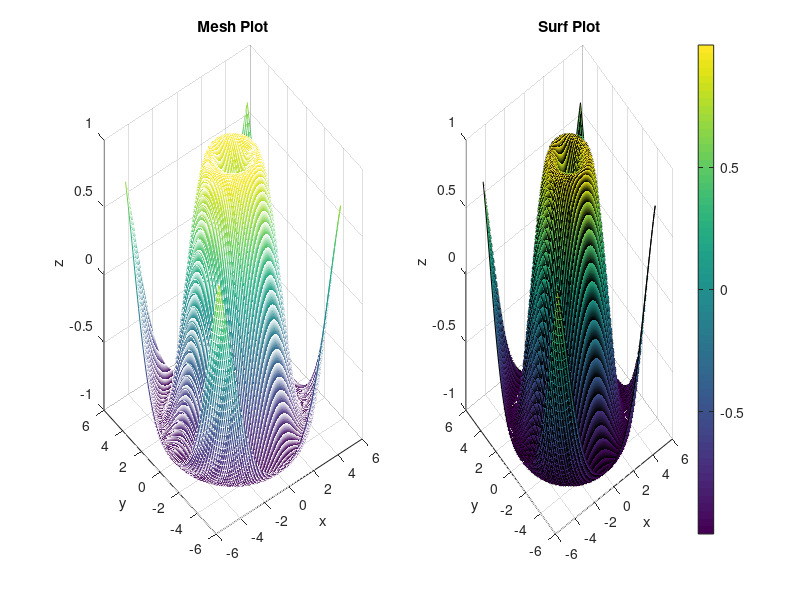

Reproduce this figure in MATLAB.
% Create a meshgrid for 𝑥, 𝑦 ∈ [−5,5].Plot 𝑧 = sin(√(x^2+^2))using both mesh and surf. Compare the difference in visualization.

[x,y] = meshgrid(-5:0.1:5);
z = sin(sqrt(x.^2 + y.^2));

subplot(1,2,1)
mesh(x,y,z)
title('Mesh Plot')
xlabel('x'); ylabel('y'); zlabel('z');

subplot(1,2,2)
surf(x,y,z)
title('Surf Plot')
xlabel('x'); ylabel('y'); zlabel('z');
colorbar;
